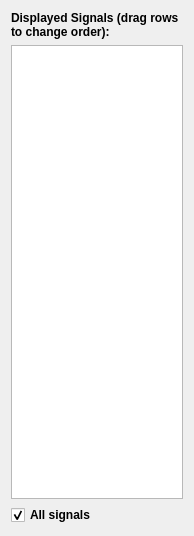
<?xml version="1.0" encoding="UTF-8"?>
<ui version="4.0">
 <class>SignalView</class>
 <widget class="QWidget" name="SignalView">
  <property name="geometry">
   <rect>
    <x>0</x>
    <y>0</y>
    <width>194</width>
    <height>536</height>
   </rect>
  </property>
  <property name="windowTitle">
   <string>Form</string>
  </property>
  <layout class="QVBoxLayout" name="verticalLayout">
   <item>
    <layout class="QVBoxLayout" name="verticalLayout_2">
     <item>
      <widget class="QLabel" name="label_2">
       <property name="font">
        <font>
         <weight>75</weight>
         <bold>true</bold>
        </font>
       </property>
       <property name="text">
        <string>Displayed Signals (drag rows to change order):</string>
       </property>
       <property name="alignment">
        <set>Qt::AlignBottom|Qt::AlignLeading|Qt::AlignLeft</set>
       </property>
       <property name="wordWrap">
        <bool>true</bool>
       </property>
      </widget>
     </item>
     <item>
      <widget class="browser::SignalView" name="signallist">
       <property name="sizePolicy">
        <sizepolicy hsizetype="Expanding" vsizetype="Expanding">
         <horstretch>0</horstretch>
         <verstretch>1</verstretch>
        </sizepolicy>
       </property>
       <property name="showGrid">
        <bool>false</bool>
       </property>
       <property name="cornerButtonEnabled">
        <bool>false</bool>
       </property>
       <attribute name="horizontalHeaderDefaultSectionSize">
        <number>80</number>
       </attribute>
       <attribute name="horizontalHeaderMinimumSectionSize">
        <number>25</number>
       </attribute>
       <attribute name="horizontalHeaderStretchLastSection">
        <bool>true</bool>
       </attribute>
       <attribute name="verticalHeaderDefaultSectionSize">
        <number>20</number>
       </attribute>
      </widget>
     </item>
     <item>
      <widget class="QCheckBox" name="allsignals">
       <property name="font">
        <font>
         <weight>75</weight>
         <bold>true</bold>
        </font>
       </property>
       <property name="text">
        <string>All signals</string>
       </property>
       <property name="checked">
        <bool>true</bool>
       </property>
      </widget>
     </item>
    </layout>
   </item>
  </layout>
 </widget>
 <customwidgets>
  <customwidget>
   <class>browser::SignalView</class>
   <extends>QTableView</extends>
   <header>signalview.h</header>
  </customwidget>
 </customwidgets>
 <resources/>
 <connections/>
</ui>
